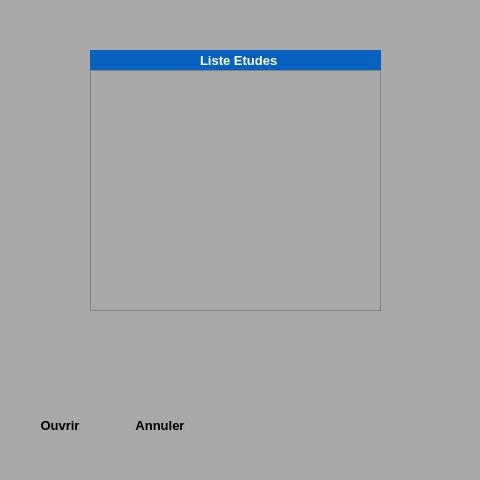
<?xml version="1.0" encoding="UTF-8"?>
<ui version="4.0">
 <class>ajoutComposant</class>
 <widget class="QWidget" name="ajoutComposant">
  <property name="geometry">
   <rect>
    <x>0</x>
    <y>0</y>
    <width>480</width>
    <height>480</height>
   </rect>
  </property>
  <property name="minimumSize">
   <size>
    <width>480</width>
    <height>480</height>
   </size>
  </property>
  <property name="maximumSize">
   <size>
    <width>900</width>
    <height>600</height>
   </size>
  </property>
  <property name="font">
   <font>
    <family>Segoe UI</family>
    <pointsize>10</pointsize>
   </font>
  </property>
  <property name="acceptDrops">
   <bool>false</bool>
  </property>
  <property name="windowTitle">
   <string>Ouvrir etude</string>
  </property>
  <property name="windowIcon">
   <iconset>
    <normaloff>D:/Med/Eclipse Travail/TestBD/Add-icon.png</normaloff>D:/Med/Eclipse Travail/TestBD/Add-icon.png</iconset>
  </property>
  <property name="toolTip">
   <string>&lt;html&gt;&lt;head/&gt;&lt;body&gt;&lt;p&gt;&lt;span style=&quot; font-size:10pt;&quot;&gt;Ajouter une nouvelle Etude &lt;/span&gt;&lt;/p&gt;&lt;/body&gt;&lt;/html&gt;</string>
  </property>
  <property name="styleSheet">
   <string notr="true">background-color:rgb(168,168,168)</string>
  </property>
  <widget class="QPushButton" name="uiValider">
   <property name="geometry">
    <rect>
     <x>10</x>
     <y>400</y>
     <width>100</width>
     <height>50</height>
    </rect>
   </property>
   <property name="minimumSize">
    <size>
     <width>100</width>
     <height>50</height>
    </size>
   </property>
   <property name="maximumSize">
    <size>
     <width>100</width>
     <height>50</height>
    </size>
   </property>
   <property name="font">
    <font>
     <family>Segoe UI</family>
     <pointsize>10</pointsize>
     <weight>75</weight>
     <bold>true</bold>
    </font>
   </property>
   <property name="styleSheet">
    <string notr="true">border:rgb(255, 255, 255);</string>
   </property>
   <property name="text">
    <string>Ouvrir</string>
   </property>
   <property name="icon">
    <iconset>
     <normaloff>ProjectRessources/ok-icon.png</normaloff>ProjectRessources/ok-icon.png</iconset>
   </property>
   <property name="flat">
    <bool>true</bool>
   </property>
  </widget>
  <widget class="QPushButton" name="uiAnnuler">
   <property name="geometry">
    <rect>
     <x>110</x>
     <y>400</y>
     <width>100</width>
     <height>50</height>
    </rect>
   </property>
   <property name="minimumSize">
    <size>
     <width>100</width>
     <height>25</height>
    </size>
   </property>
   <property name="maximumSize">
    <size>
     <width>100</width>
     <height>50</height>
    </size>
   </property>
   <property name="font">
    <font>
     <family>Segoe UI</family>
     <pointsize>10</pointsize>
     <weight>75</weight>
     <bold>true</bold>
    </font>
   </property>
   <property name="styleSheet">
    <string notr="true">border:rgb(255, 255, 255);
</string>
   </property>
   <property name="text">
    <string>Annuler</string>
   </property>
   <property name="icon">
    <iconset>
     <normaloff>ProjectRessources/cancel-icon2.png</normaloff>ProjectRessources/cancel-icon2.png</iconset>
   </property>
   <property name="flat">
    <bool>true</bool>
   </property>
  </widget>
  <widget class="QLabel" name="uiErreur">
   <property name="enabled">
    <bool>true</bool>
   </property>
   <property name="geometry">
    <rect>
     <x>280</x>
     <y>420</y>
     <width>141</width>
     <height>20</height>
    </rect>
   </property>
   <property name="font">
    <font>
     <family>Segoe UI</family>
     <pointsize>10</pointsize>
    </font>
   </property>
   <property name="mouseTracking">
    <bool>true</bool>
   </property>
   <property name="styleSheet">
    <string notr="true">color:rgb(255, 0, 0);</string>
   </property>
   <property name="locale">
    <locale language="French" country="France"/>
   </property>
   <property name="text">
    <string/>
   </property>
   <property name="alignment">
    <set>Qt::AlignCenter</set>
   </property>
  </widget>
  <widget class="QWidget" name="widget" native="true">
   <property name="geometry">
    <rect>
     <x>90</x>
     <y>50</y>
     <width>291</width>
     <height>21</height>
    </rect>
   </property>
   <property name="styleSheet">
    <string notr="true">background-color:rgb(7,98,191);</string>
   </property>
   <widget class="QLabel" name="label">
    <property name="geometry">
     <rect>
      <x>110</x>
      <y>0</y>
      <width>81</width>
      <height>20</height>
     </rect>
    </property>
    <property name="font">
     <font>
      <family>Segoe UI</family>
      <pointsize>10</pointsize>
      <weight>75</weight>
      <bold>true</bold>
     </font>
    </property>
    <property name="styleSheet">
     <string notr="true">color:rgb(255,255,255)</string>
    </property>
    <property name="text">
     <string>Liste Etudes</string>
    </property>
   </widget>
  </widget>
  <widget class="QListView" name="listView">
   <property name="geometry">
    <rect>
     <x>90</x>
     <y>70</y>
     <width>291</width>
     <height>241</height>
    </rect>
   </property>
  </widget>
 </widget>
 <resources/>
 <connections/>
</ui>
